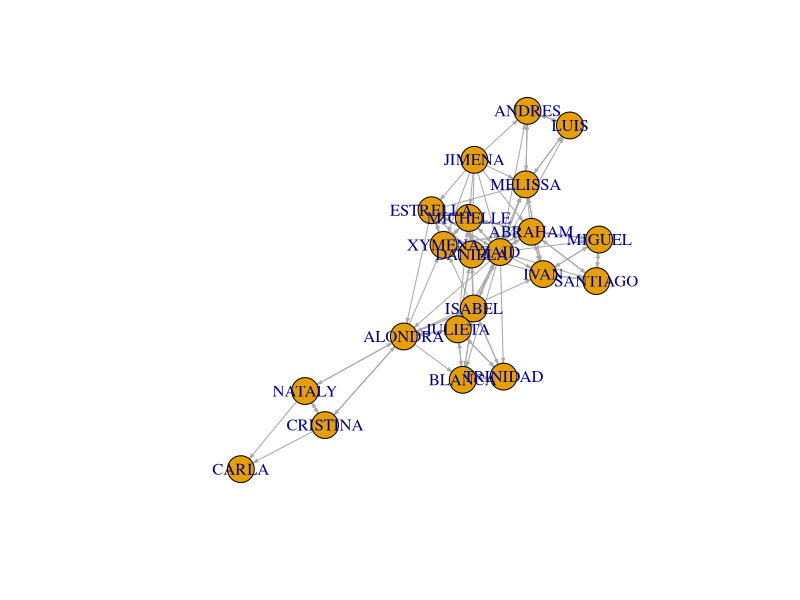

R code for this plot:
## ---- chunk 1
knitr::opts_chunk$set(echo = TRUE, warning = FALSE, message = FALSE)
library(igraph)
## ---- chunk 2
g<-read.csv("../Data/adjacency_matrix.csv")
rownames(g)<-g[,1]
g<-g[,-1]
g<-as.matrix(g)
diag(g)<-0
red<-graph_from_adjacency_matrix(g)
plot(red,vertex.size=15,vertex.size=5,
     edge.arrow.size=0.25,layout=layout_nicely,vertex.size.label=0.25)
